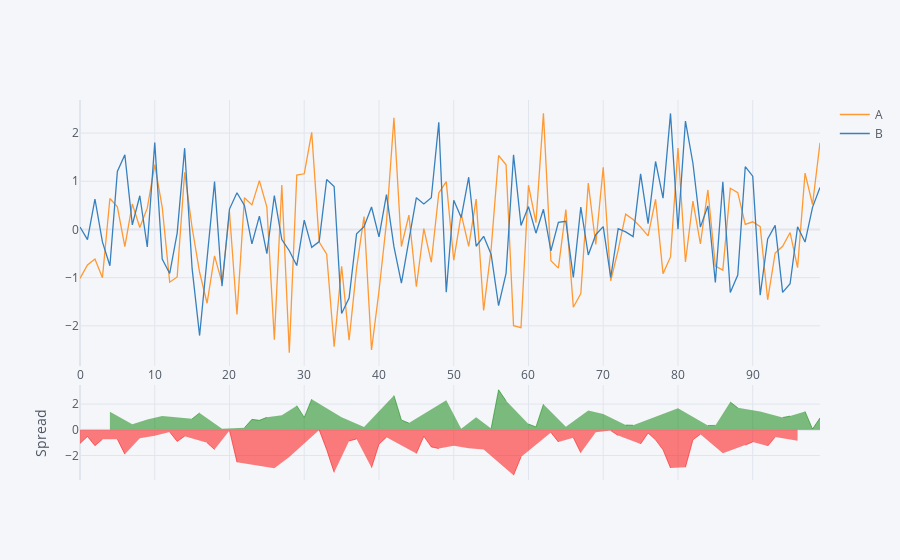

This figure's notebook cell:
### Markdown cell above
## Spread

### Code cell
df[['A','B']].iplot(kind='spread')

### Figure 1 — Plotly figure (JSON) as saved in the notebook; plotly's stock layout.template omitted (floating-point values rounded to 4 significant figures)
{"data": [{"line": {"color": "rgba(255, 153, 51, 1.0)", "dash": "solid", "shape": "linear", "width": 1.3}, "mode": "lines", "name": "A", "text": "", "type": "scatter", "x": [0, 1, 2, 3, 4, 5, 6, 7, 8, 9, 10, 11, 12, 13, 14, 15, 16, 17, 18, 19, 20, 21, 22, 23, 24, 25, 26, 27, 28, 29, 30, 31, 32, 33, 34, 35, 36, 37, 38, 39, 40, 41, 42, 43, 44, 45, 46, 47, 48, 49, 50, 51, 52, 53, 54, 55, 56, 57, 58, 59, 60, 61, 62, 63, 64, 65, 66, 67, 68, 69, 70, 71, 72, 73, 74, 75, 76, 77, 78, 79, 80, 81, 82, 83, 84, 85, 86, 87, 88, 89, 90, 91, 92, 93, 94, 95, 96, 97, 98, 99], "y": [-1.016, -0.735, -0.6122, -1.003, 0.6412, 0.4705, -0.3547, 0.5314, 0.04005, 0.4424, 1.345, 0.46, -1.094, -0.9853, 1.184, 0.0354, -0.8883, -1.531, -0.5498, -1.108, 0.3567, -1.766, 0.659, 0.5102, 1.013, 0.4636, -2.29, 0.9227, -2.557, 1.129, 1.155, 2.014, -0.2612, -0.5148, -2.431, -0.7673, -2.299, -0.8083, 0.2687, -2.499, -1.276, 0.1458, 2.315, -0.354, 0.2976, -1.189, 0.01701, -0.6809, 0.7575, 0.9916, -0.6397, 0.318, -0.353, 0.6286, -1.68, -0.4134, 1.534, 1.343, -1.995, -2.037, 0.9182, 0.1421, 2.41, -0.65, -0.803, 0.4117, -1.614, -1.33, 0.9626, -0.3122, 1.29, -1.064, -0.43, 0.3181, 0.2056, 0.04771, -0.1335, 0.6253, -0.9167, -0.5694, 1.688, -0.676, 0.5899, -0.3019, 0.8194, -0.7596, -0.8442, 0.8546, 0.7623, 0.1072, 0.1585, 0.05787, -1.459, -0.4877, -0.3489, -0.06395, -0.791, 1.17, 0.5174, 1.797]}, {"line": {"color": "rgba(55, 128, 191, 1.0)", "dash": "solid", "shape": "linear", "width": 1.3}, "mode": "lines", "name": "B", "text": "", "type": "scatter", "x": [0, 1, 2, 3, 4, 5, 6, 7, 8, 9, 10, 11, 12, 13, 14, 15, 16, 17, 18, 19, 20, 21, 22, 23, 24, 25, 26, 27, 28, 29, 30, 31, 32, 33, 34, 35, 36, 37, 38, 39, 40, 41, 42, 43, 44, 45, 46, 47, 48, 49, 50, 51, 52, 53, 54, 55, 56, 57, 58, 59, 60, 61, 62, 63, 64, 65, 66, 67, 68, 69, 70, 71, 72, 73, 74, 75, 76, 77, 78, 79, 80, 81, 82, 83, 84, 85, 86, 87, 88, 89, 90, 91, 92, 93, 94, 95, 96, 97, 98, 99], "y": [0.04946, -0.2113, 0.6316, -0.2584, -0.7524, 1.204, 1.55, 0.09388, 0.6998, -0.3631, 1.804, -0.6166, -0.9133, -0.07495, 1.686, -0.8136, -2.202, -0.5211, 0.9931, -1.179, 0.4227, 0.7621, 0.499, -0.298, 0.2771, -0.5031, 0.7035, -0.2097, -0.4412, -0.7485, 0.1924, -0.3708, -0.2506, 1.036, 0.8899, -1.745, -1.424, -0.09207, 0.05842, 0.4659, -0.1525, 0.7234, -0.3579, -1.115, -0.2223, 0.6596, 0.5275, 0.6585, 2.222, -1.302, 0.6057, 0.2474, 1.084, -0.3487, -0.143, -0.5148, -1.581, -0.9095, 1.547, 0.08123, 0.4749, -0.07749, 0.4187, -0.4439, 0.1487, 0.1702, -0.9966, 0.4643, -0.5296, -0.1092, 0.05944, -0.997, 0.01671, -0.05187, -0.1475, 1.153, 0.1215, 1.41, 0.6486, 2.407, 0.005024, 2.247, 1.373, 0.04817, 0.4886, -1.1, 0.9872, -1.307, -0.9451, 1.302, 1.106, -1.365, -0.195, 0.08502, -1.305, -1.127, 0.05681, -0.2608, 0.458, 0.8709]}, {"connectgaps": false, "fill": "tozeroy", "line": {"color": "green", "dash": "solid", "shape": "linear", "width": 0.5}, "mode": "lines", "name": "Spread", "showlegend": false, "type": "scatter", "x": [0, 1, 2, 3, 4, 5, 6, 7, 8, 9, 10, 11, 12, 13, 14, 15, 16, 17, 18, 19, 20, 21, 22, 23, 24, 25, 26, 27, 28, 29, 30, 31, 32, 33, 34, 35, 36, 37, 38, 39, 40, 41, 42, 43, 44, 45, 46, 47, 48, 49, 50, 51, 52, 53, 54, 55, 56, 57, 58, 59, 60, 61, 62, 63, 64, 65, 66, 67, 68, 69, 70, 71, 72, 73, 74, 75, 76, 77, 78, 79, 80, 81, 82, 83, 84, 85, 86, 87, 88, 89, 90, 91, 92, 93, 94, 95, 96, 97, 98, 99], "xaxis": "x2", "y": ["", "", "", "", 1.394, "", "", 0.4375, "", 0.8055, "", 1.077, "", "", "", 0.849, 1.313, "", "", 0.07032, "", "", 0.16, 0.8082, 0.736, 0.9667, "", 1.132, "", 1.877, 0.9625, 2.385, "", "", "", 0.978, "", "", 0.2103, "", "", "", 2.673, 0.7614, 0.5199, "", "", "", "", 2.294, "", 0.07063, "", 0.9773, "", 0.1014, 3.115, 2.252, "", "", 0.4433, 0.2196, 1.991, "", "", 0.2415, "", "", 1.492, "", 1.23, "", "", 0.37, 0.3531, "", "", "", "", "", 1.683, "", "", "", 0.3308, 0.3408, "", 2.161, 1.707, "", "", 1.422, "", "", 0.9558, 1.063, "", 1.431, 0.05942, 0.9257], "yaxis": "y2"}, {"connectgaps": false, "fill": "tozeroy", "line": {"color": "red", "dash": "solid", "shape": "linear", "width": 0.5}, "mode": "lines", "name": "Spread", "showlegend": false, "type": "scatter", "x": [0, 1, 2, 3, 4, 5, 6, 7, 8, 9, 10, 11, 12, 13, 14, 15, 16, 17, 18, 19, 20, 21, 22, 23, 24, 25, 26, 27, 28, 29, 30, 31, 32, 33, 34, 35, 36, 37, 38, 39, 40, 41, 42, 43, 44, 45, 46, 47, 48, 49, 50, 51, 52, 53, 54, 55, 56, 57, 58, 59, 60, 61, 62, 63, 64, 65, 66, 67, 68, 69, 70, 71, 72, 73, 74, 75, 76, 77, 78, 79, 80, 81, 82, 83, 84, 85, 86, 87, 88, 89, 90, 91, 92, 93, 94, 95, 96, 97, 98, 99], "xaxis": "x2", "y": [-1.066, -0.5237, -1.244, -0.7443, "", -0.7331, -1.904, "", -0.6597, "", -0.4582, "", -0.1806, -0.9103, -0.5021, "", "", -1.01, -1.543, "", -0.06601, -2.528, "", "", "", "", -2.993, "", -2.116, "", "", "", -0.01058, -1.551, -3.321, "", -0.8753, -0.7163, "", -2.964, -1.124, -0.5776, "", "", "", -1.848, -0.5105, -1.339, -1.465, "", -1.245, "", -1.437, "", -1.537, "", "", "", -3.543, -2.118, "", "", "", -0.2061, -0.9517, "", -0.6178, -1.794, "", -0.203, "", -0.06743, -0.4468, "", "", -1.105, -0.255, -0.7849, -1.565, -2.977, "", -2.923, -0.7833, -0.3501, "", "", -1.831, "", "", -1.195, -0.9476, "", -1.264, -0.5728, "", "", -0.8478, "", "", ""], "yaxis": "y2"}], "layout": {"hovermode": "x", "legend": {"bgcolor": "#F5F6F9", "font": {"color": "#4D5663"}}, "paper_bgcolor": "#F5F6F9", "plot_bgcolor": "#F5F6F9", "title": {"font": {"color": "#4D5663"}}, "xaxis": {"gridcolor": "#E1E5ED", "showgrid": true, "tickfont": {"color": "#4D5663"}, "title": {"font": {"color": "#4D5663"}, "text": ""}, "zerolinecolor": "#E1E5ED"}, "xaxis2": {"anchor": "y2", "gridcolor": "#E1E5ED", "showgrid": true, "showticklabels": false, "tickfont": {"color": "#4D5663"}, "title": {"font": {"color": "#4D5663"}, "text": ""}, "zerolinecolor": "#E1E5ED"}, "yaxis": {"domain": [0.3, 1], "gridcolor": "#E1E5ED", "showgrid": true, "tickfont": {"color": "#4D5663"}, "title": {"font": {"color": "#4D5663"}, "text": ""}, "zerolinecolor": "#E1E5ED"}, "yaxis2": {"domain": [0, 0.25], "gridcolor": "#E1E5ED", "showgrid": true, "tickfont": {"color": "#4D5663"}, "title": {"font": {"color": "#4D5663"}, "text": "Spread"}, "zerolinecolor": "#E1E5ED"}}}
